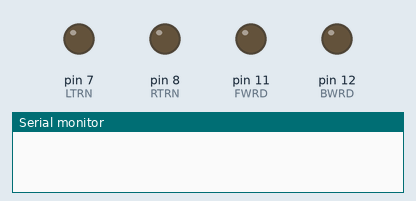
Recording of a sketch running on a simulated Arduino Uno, built with avr-gcc and run on an emulated ATmega328P. Shown: output pins drawn as LEDs (lit = HIGH), the last lines printed to the serial monitor. At 27.0 s the program stops and its outputs stay as they are.

Above: at 0.1 s.
At 14.1 s:
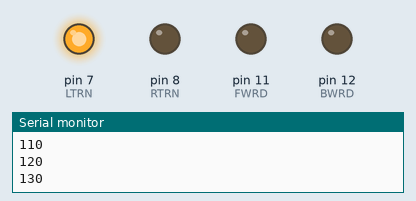
Timing chart, 0 to 15.6 s (numbered marks = the images above):
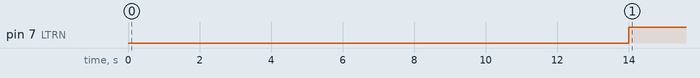

Measured:
- by itself, pin 7 (LTRN): LOW → HIGH at 14.0 s

The sketch:

carThrottleTest.ino
```cpp
const int LTRN = 7;
const int RTRN = 8;
const int FWRD = 11;
const int BWRD = 12;

void setup() {
  // put your setup code here, to run once:
  pinMode(LTRN, OUTPUT);
  pinMode(RTRN, OUTPUT);
  pinMode(FWRD, OUTPUT);
  pinMode(BWRD, OUTPUT);
  Serial.begin(9600);
}

void loop() {
  // put your main code here, to run repeatedly:
  delay(1000);
  for(int i = 0; i <= 25; i++){
    analogWrite(LTRN, i * 10);
    Serial.println(i * 10);
    delay(1000);
  }
  while(true);
}
```
